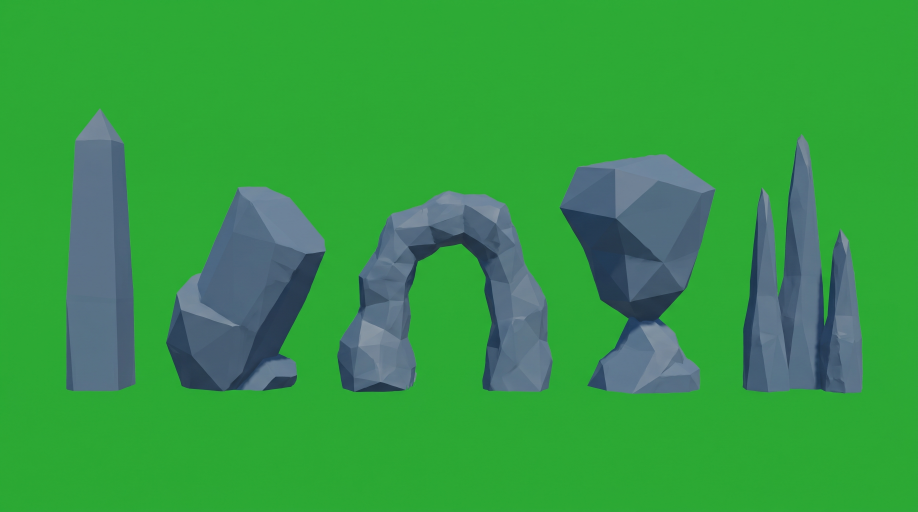
#> input picture eidolon-demo/design/level3/far_rocks.png, 2752 x 1536 px (shown at 1/3 size)
$ python far_rocks.py ../../design/level3/far_rocks.png ../../design/level3/backdrop_plain.jpg ../../design/level3/backdrop_plain.jpg ../../design/level3/backdrop_plain.jpg
#> lines starting #> are read from the running program, lines starting #| are printed output that depends on the picture
"""Strange rocks painted alone on green (design/level3/far_rocks.png, Gemini) cut out one by one and laid very far off
into a backdrop, small, blurred, deep in haze, their feet going into the bright band (the owner, 19/11: "strange rocks
in the depth of the background ... very far, behind Aphrodite, blurred, and not so many"). Level 3:

  python3 -I tools/go/far_rocks.py design/level3/far_rocks.png design/level3/backdrop_plain.jpg /tmp/r.jpg \
      "1,0.08,0.34,0.085,3.5,0.55;2,0.45,0.34,0.1,3.5,0.55;4,0.6,0.335,0.075,3.5,0.6"
  python3 -I tools/go/backdrop_figure.py design/level3/goddess_lowpoly.png /tmp/r.jpg gomilos/backdrop.jpg 0.25 0.085 0.335 0.2

each rock "<index left to right, centre x, foot y, height, blur px, haze>" (x, y, height as shares of the backdrop)
"""
import sys
import numpy as np
from PIL import Image, ImageFilter
from scipy import ndimage
src, bd, out, spec = sys.argv[1], sys.argv[2], sys.argv[3], sys.argv[4]
a = np.asarray(Image.open(src).convert('RGB')).astype(np.float32)
r, g, b = a[..., 0], a[..., 1], a[..., 2]
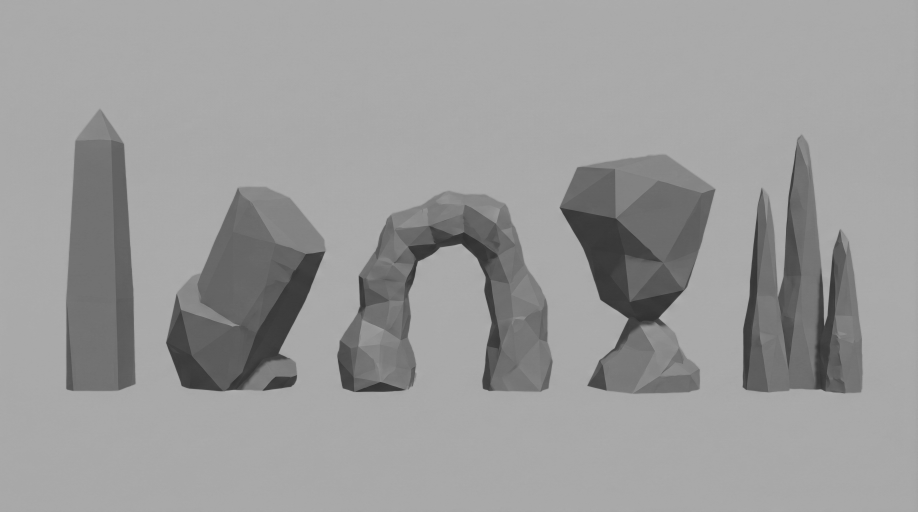
#> g: shape (1536, 2752) float32 (shown at 1/3 size); min 44, max 185, mean 154.5
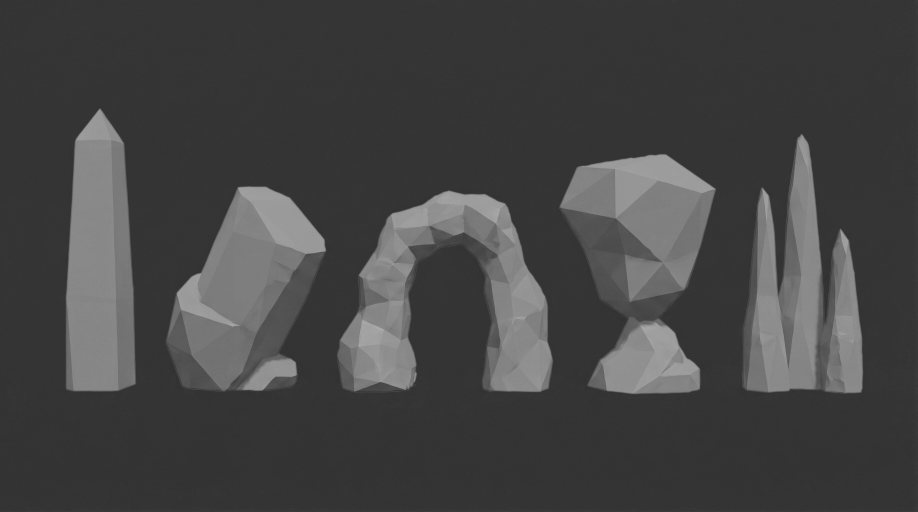
#> b: shape (1536, 2752) float32 (shown at 1/3 size); min 37, max 178, mean 68.4
sp = g - np.maximum(r, b)
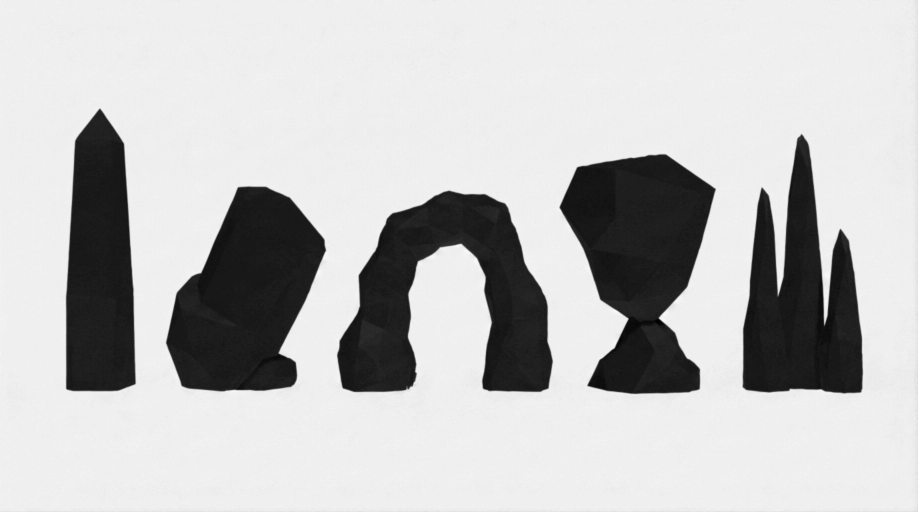
#> sp: shape (1536, 2752) float32 (shown at 1/3 size); min -40, max 127, mean 86.1; drawn with min black and max white
al = 1.0 - np.clip((sp - 12.0) / 50.0, 0.0, 1.0)
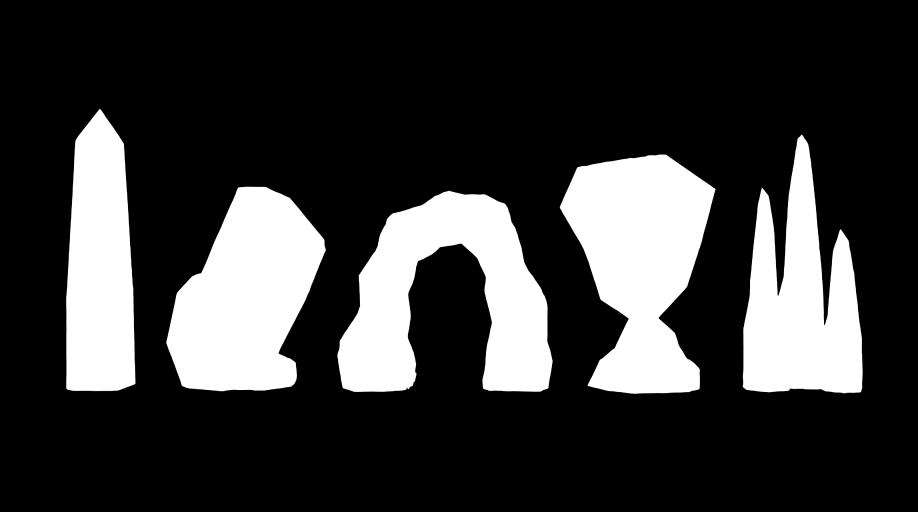
#> al: shape (1536, 2752) float32 (shown at 1/3 size); min 0, max 1, mean 0.22
a[..., 1] = np.where(sp > 0, np.maximum(r, b), g)
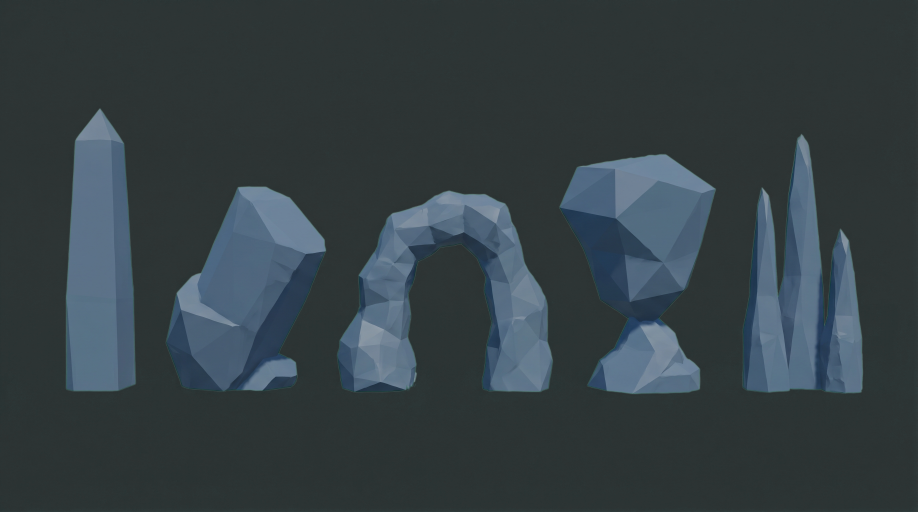
#> a: shape (1536, 2752, 3) float32 (shown at 1/3 size); mean R, G, B 54.1, 62.3, 68
lab, n = ndimage.label(ndimage.binary_dilation(al > 0.5, iterations=12))
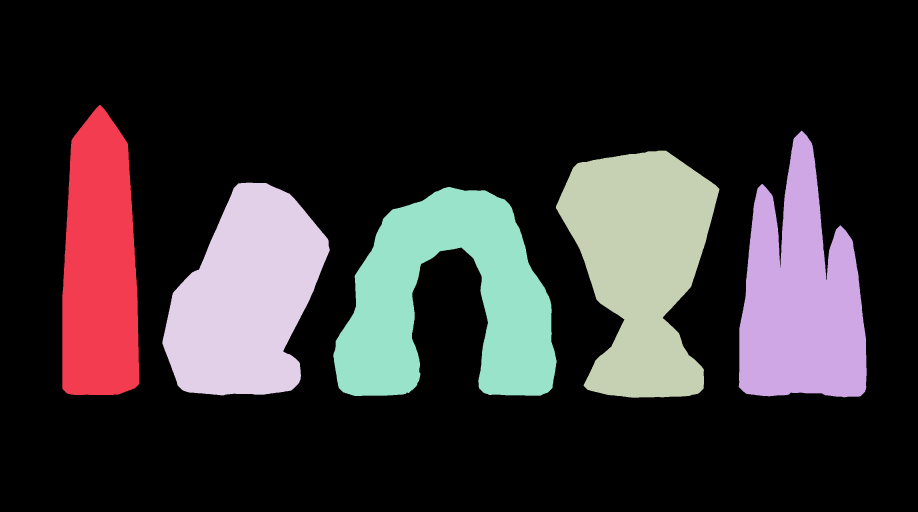
#> lab: shape (1536, 2752) int32 (shown at 1/3 size); 6 distinct labels, from 0 to 5; one colour per label, 0 black
#> n = 5
objs = []
for k, sl in enumerate(ndimage.find_objects(lab)):
    ys, xs = sl; area = (lab[sl] == k + 1).sum()
    if area > 4000: objs.append((xs.start, ys.start, xs.stop, ys.stop, k + 1))
#> this loop made 5 passes
#> area on passes 1 to 5: 167706, 204885, 236893, 216939, 242559
#> after the loop, objs = [(187, 315, 418, 1185, 1), (2216, 392, 2600, 1192, 2), (1667, 452, 2158, 1193, 3), (487, 548, 989, 1186, 4), (1000, 561, 1670, 1188, 5)]
objs.sort()
print('rocks found:', len(objs), [(o[0], o[1], o[2], o[3]) for o in objs])
#| rocks found: 5 [(187, 315, 418, 1185), (487, 548, 989, 1186), (1000, 561, 1670, 1188), (1667, 452, 2158, 1193), (2216, 392, 2600, 1192)]
B = Image.open(bd).convert('RGB'); W, H = B.size; bg = np.asarray(B).astype(np.float32)
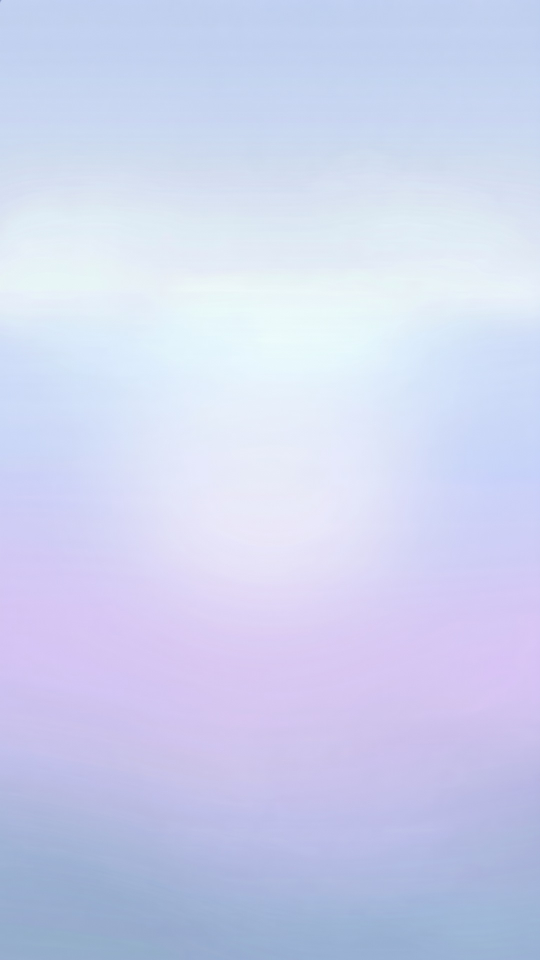
#> input picture eidolon-demo/design/level3/backdrop_plain.jpg, 1080 x 1920 px (shown at 1/2 size)
#> further down, B is the input picture: PIL image 1080x1920 RGB; mean R, G, B 205.1, 211.1, 239
#> after `W, H = B.size`: W = 1080; H = 1920
for item in spec.split(';'):
#> (the run stopped early here; a loop or call above may not have finished)
